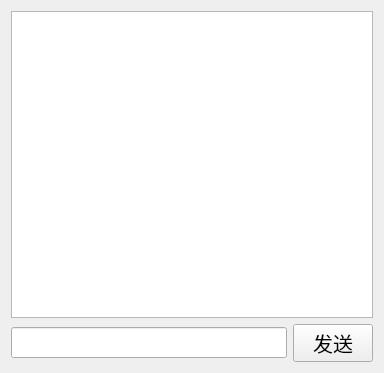
<?xml version="1.0" encoding="UTF-8"?>
<ui version="4.0">
 <class>TcpClient</class>
 <widget class="QWidget" name="TcpClient">
  <property name="geometry">
   <rect>
    <x>0</x>
    <y>0</y>
    <width>384</width>
    <height>373</height>
   </rect>
  </property>
  <property name="windowTitle">
   <string>TcpClient</string>
  </property>
  <layout class="QHBoxLayout" name="horizontalLayout_2">
   <item>
    <layout class="QVBoxLayout" name="verticalLayout">
     <item>
      <widget class="QTextEdit" name="textEdit">
       <property name="font">
        <font>
         <pointsize>14</pointsize>
        </font>
       </property>
      </widget>
     </item>
     <item>
      <layout class="QHBoxLayout" name="horizontalLayout">
       <item>
        <widget class="QLineEdit" name="lineEdit">
         <property name="font">
          <font>
           <pointsize>14</pointsize>
          </font>
         </property>
        </widget>
       </item>
       <item>
        <widget class="QPushButton" name="send_pb">
         <property name="font">
          <font>
           <pointsize>15</pointsize>
          </font>
         </property>
         <property name="text">
          <string>发送</string>
         </property>
        </widget>
       </item>
      </layout>
     </item>
    </layout>
   </item>
  </layout>
 </widget>
 <resources/>
 <connections/>
</ui>
